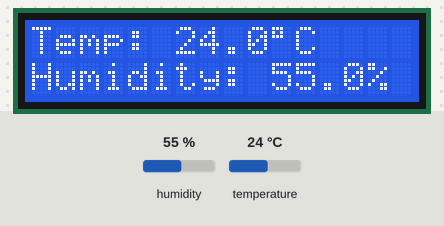
The sketch below on a simulated Arduino Uno, built with avr-gcc and run on an emulated ATmega328P. Parts: 16×2 character LCD. The test bench sets the inputs (shaded band); at power-on: humidity 55 %, temperature 24 °C.

Above: at 6.2 s.
6.3 s: humidity set to 22 %
At 9.0 s:
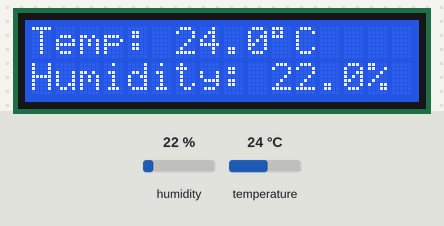
9.5 s: temperature set to 12 °C
At 10.7 s:
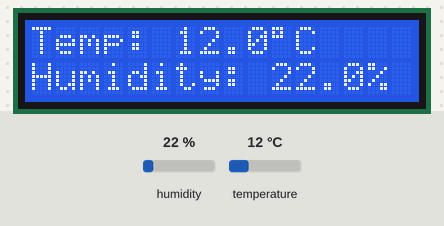
12.7 s: humidity set to 40 %
At 16.4 s:
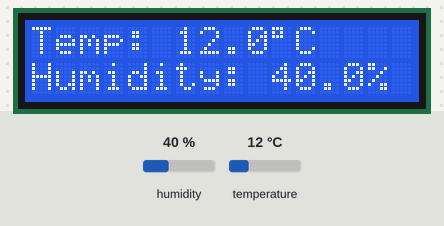
16.7 s: temperature set to 19 °C
At 18.3 s:
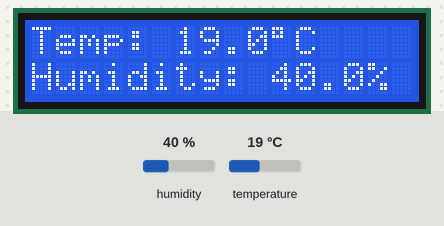
Timing chart, 0 to 19.8 s (numbered marks = the images above; inputs shaded):
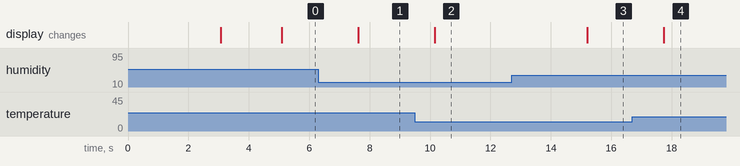

The sketch:

weatherStation.ino
```cpp
#include <LiquidCrystal.h>
#include <DHT.h>

LiquidCrystal lcd(11, 12, 2, 3, 4, 5);

#define DHTPIN 7
#define DHTTYPE DHT11

DHT dht(DHTPIN, DHTTYPE);

void setup() {
  pinMode(DHTPIN, INPUT_PULLUP);
  lcd.begin(16, 2);
  dht.begin();
  delay(3000);
  lcd.print("Weather Station");
  delay(2000);
  lcd.clear();
}

void loop() {
  float humidity = dht.readHumidity();
  float tempC = dht.readTemperature();

  if (isnan(humidity) || isnan(tempC)) {
    lcd.setCursor(0, 0);
    lcd.print("Sensor Error!   ");
    delay(2500);
    return;
  }

  lcd.setCursor(0, 0);
  lcd.print("Temp: ");
  lcd.print(tempC, 1);
  lcd.print((char)223);
  lcd.print("C  ");

  lcd.setCursor(0, 1);
  lcd.print("Humidity: ");
  lcd.print(humidity, 1);
  lcd.print("%  ");

  delay(2500);
}
```

Measured:
- after the input at 6.3 s, the display: changes after 1.3 s (image 1)
- after the input at 9.5 s, the display: changes after 0.65 s (image 2)
- after the input at 12.7 s, the display: changes after 2.5 s (image 3)
- after the input at 16.7 s, the display: changes after 1.0 s (image 4)
